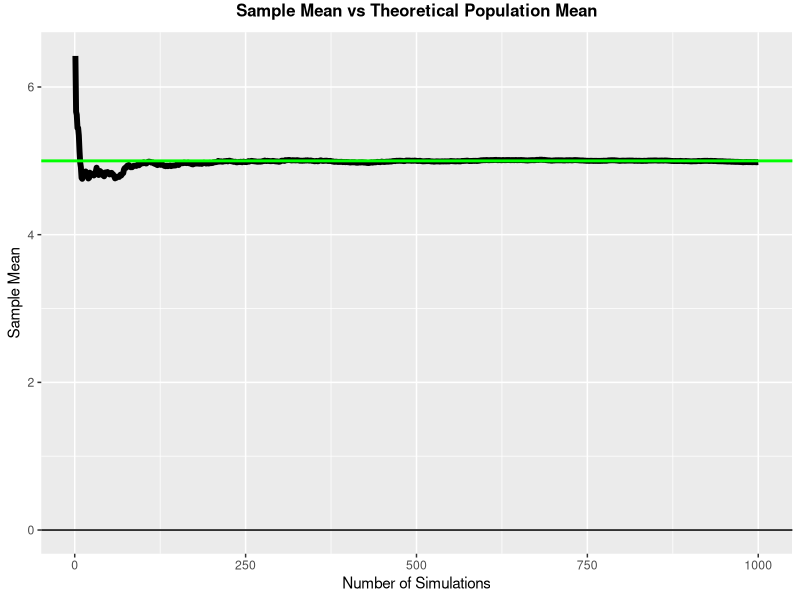
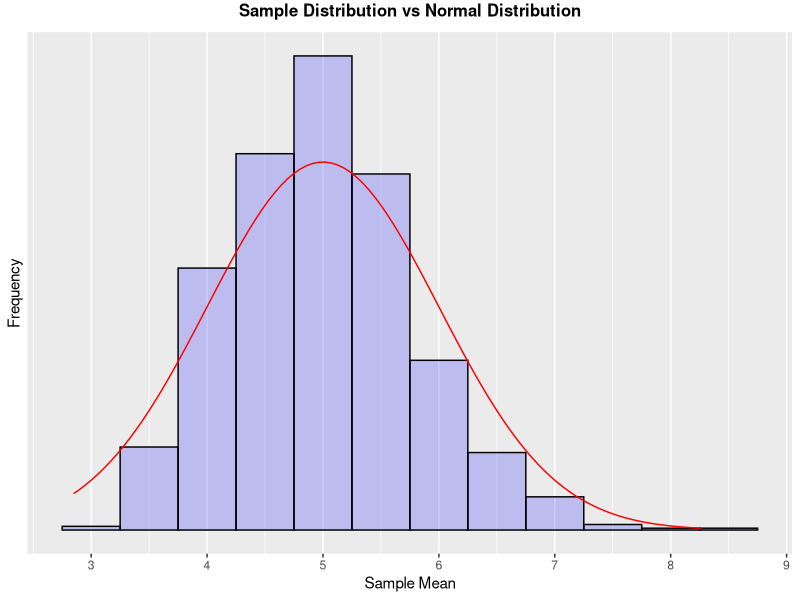

Write R code to recreate these figures, in order.
## ---- chunk 1
set.seed(666773)
sims = 1000; 
n = 40; 
lambda = 0.2
means <- vector("numeric")
means_cumulative <- vector("numeric")

for (i in 1:sims) { means[i] <- mean(rexp(n, lambda))}
for (i in 1:sims) { means_cumulative[i] <- sum(means[0:i])/i }

##The sample means converged to:
print( means_cumulative[sims])
## ---- chunk 2
print (1/lambda)
## ---- chunk 3
library(ggplot2)
plt <- ggplot(data.frame(x = 1:sims, y = means_cumulative), aes(x = x, y = y))
plt <- plt + geom_hline(yintercept = 0) + geom_line(size = 2)
plt <- plt + geom_abline(intercept = 1 / lambda, slope = 0, color = "green", size = 1)
plt <- plt + theme(plot.title = element_text(size=12, face="bold", vjust=2, hjust=0.5))
plt <- plt + labs(title="Sample Mean vs Theoretical Population Mean")
plt <- plt + labs(x = "Number of Simulations", y = "Sample Mean")
print(plt) 
## ---- chunk 4
print (var(means)*n)

## ---- chunk 5
print ((1/lambda)^2)
## ---- chunk 6
library(ggplot2)
plt <- ggplot(data.frame(x = means), aes(x = x))
plt <- plt + geom_histogram(position="identity", fill="blue", color="black", alpha=0.2, 
                        binwidth=0.5, aes(y= ..density..))
plt <- plt + stat_function(fun = dnorm, colour = "red", args=list(mean=5))
plt <- plt + scale_x_continuous(breaks=c(1, 2, 3, 4, 5, 6, 7, 8, 9))
plt <- plt + scale_y_continuous(breaks=c()) 
plt <- plt + theme(plot.title = element_text(size=12, face="bold", vjust=2, hjust=0.5))
plt <- plt + labs(title="Sample Distribution vs Normal Distribution")
plt <- plt + labs(x = "Sample Mean", y = "Frequency")
print(plt) 
